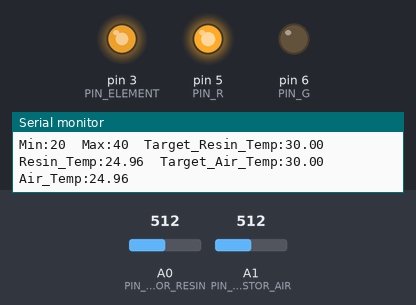
Recording of a sketch running on a simulated Arduino Uno, built with avr-gcc and run on an emulated ATmega328P. Shown: output pins drawn as LEDs (lit = HIGH), the last lines printed to the serial monitor. Inputs (shaded band) come from the test bench; at power-on: A0 (PIN_THERMISTOR_RESIN) = 512, A1 (PIN_THERMISTOR_AIR) = 512.

Above: at 2.0 s.
2.1 s: A0 (PIN_THERMISTOR_RESIN) set to 472
4.2 s: A0 (PIN_THERMISTOR_RESIN) set to 450
At 5.7 s:
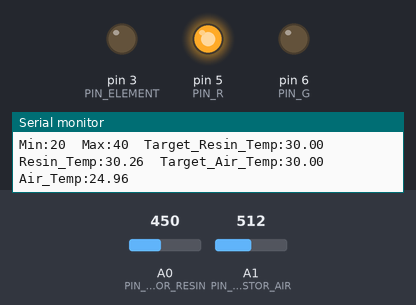
6.3 s: A1 (PIN_THERMISTOR_AIR) set to 469
8.4 s: A1 (PIN_THERMISTOR_AIR) set to 441
At 10.0 s:
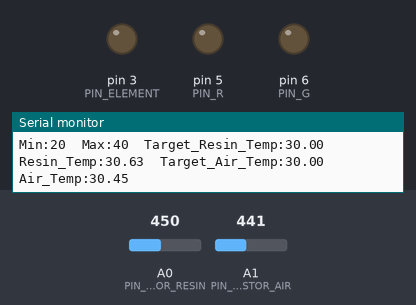
10.3 s: A0 (PIN_THERMISTOR_RESIN) set to 1010
At 11.7 s:
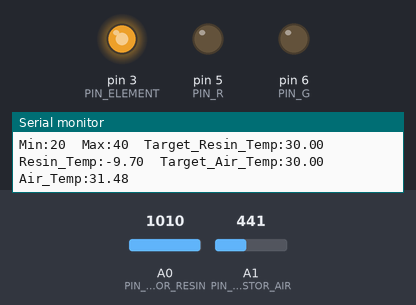
12.7 s: A0 (PIN_THERMISTOR_RESIN) set to 1023
At 14.5 s:
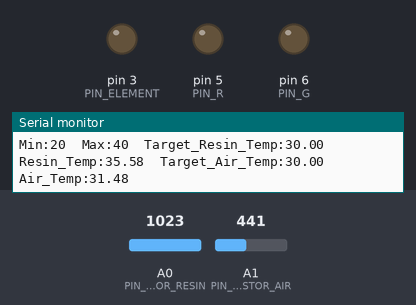
Timing chart, 0 to 16.0 s (numbered marks = the images above; inputs shaded):
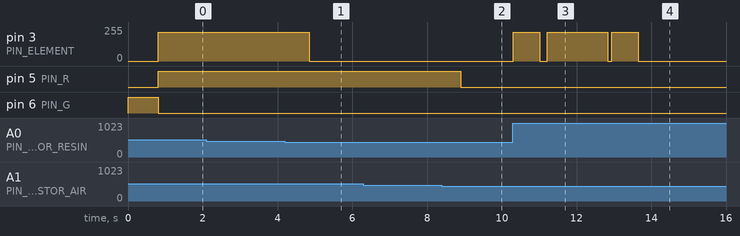

Measured:
- the behaviour switches between 457 and 456 on A0 (PIN_THERMISTOR_RESIN) (found by bisection; images 0 and 1)
- the behaviour switches between 457 and 456 on A1 (PIN_THERMISTOR_AIR) (found by bisection; images 1 and 2)
- after the input at 4.2 s, pin 3 (PIN_ELEMENT): 214/255 → 0/255 after 0.66 s
- after the input at 8.4 s, pin 5 (PIN_R): HIGH → LOW after 0.50 s
- after the input at 10.3 s, pin 3 (PIN_ELEMENT): 0/255 → 214/255 at once, → 0/255 0.71 s later, → 214/255 0.20 s later
- after the input at 12.7 s, pin 3 (PIN_ELEMENT): 214/255 → 0/255 after 0.14 s, → 214/255 0.10 s later, → 0/255 0.71 s later

The sketch:

resin_heater.ino
```cpp
/*--------------------------------------------------------------------------------------------------------------------------------------------------------*/
//Pin declarations
#define PIN_ELEMENT 3
#define PIN_R 5
#define PIN_G 6
#define PIN_THERMISTOR_RESIN A0
#define PIN_THERMISTOR_AIR A1

//Constants
#define BAUD_RATE 57600
#define BUFFER_SIZE 10
#define TEMPERATURE_LOOPUP_TABLE_SIZE 101

#define RESISTOR_RESIN 10000.0 //10kOhm
#define RESISTOR_AIR 10000.0 //10kOhm

#define TEMPERATURE_NOMINAL 25
#define THERMISTOR_NOMINAL 10000
#define THERMISTOR_B_COEFFICIENT 3950

#define PLOT_MINIMUM 20
#define PLOT_MAXIMUM 40

#define ELEMENT_RESISTANCE 5.5 //Measured the value in ohms
#define INPUT_VOLTAGE 12.0
#define MAX_AIR_TEMPERATURE 32.0

/*--------------------------------------------------------------------------------------------------------------------------------------------------------*/

int16_t temperatureLookupTable[TEMPERATURE_LOOPUP_TABLE_SIZE][2] = { //Temperature, Resistance
    {0, 31770},
    {1, 30250},
    {2, 28820},
    {3, 27450},
    {4, 26160},
    {5, 24940},
    {6, 23770},
    {7, 22670},
    {8, 21620},
    {9, 20630},
    {10, 19680},
    {11, 18780},
    {12, 17930},
    {13, 17120},
    {14, 16350},
    {15, 15620},
    {16, 14930},
    {17, 14260},
    {18, 13630},
    {19, 13040},
    {20, 12470},
    {21, 11920},
    {22, 11410},
    {23, 10910},
    {24, 10450},
    {25, 10000},
    {26, 9575},
    {27, 9170},
    {28, 8784},
    {29, 8416},
    {30, 8064},
    {31, 7730},
    {32, 7410},
    {33, 7106},
    {34, 6815},
    {35, 6538},
    {36, 6273},
    {37, 6020},
    {38, 5778},
    {39, 5548},
    {40, 5327},
    {41, 5117},
    {42, 4915},
    {43, 4723},
    {44, 4539},
    {45, 4363},
    {46, 4195},
    {47, 4034},
    {48, 3880},
    {49, 3733},
    {50, 3592},
    {51, 3457},
    {52, 3328},
    {53, 3204},
    {54, 3086},
    {55, 2972},
    {56, 2863},
    {57, 2759},
    {58, 2659},
    {59, 2564},
    {60, 2472},
    {61, 2384},
    {62, 2299},
    {63, 2218},
    {64, 2141},
    {65, 2066},
    {66, 1994},
    {67, 1926},
    {68, 1860},
    {69, 1796},
    {70, 1735},
    {71, 1677},
    {72, 1621},
    {73, 1567},
    {74, 1515},
    {75, 1465},
    {76, 1417},
    {77, 1371},
    {78, 1326},
    {79, 1284},
    {80, 1243},
    {81, 1203},
    {82, 1165},
    {83, 1128},
    {84, 1093},
    {85, 1059},
    {86, 1027},
    {87, 996},
    {88, 965},
    {89, 936},
    {90, 908},
    {91, 881},
    {92, 855},
    {93, 830},
    {94, 805},
    {95, 781},
    {96, 758},
    {97, 737},
    {98, 715},
    {99, 695},
    {100, 674}
};

/*--------------------------------------------------------------------------------------------------------------------------------------------------------*/
//Global scope variables
uint16_t resin_temp_buffer[BUFFER_SIZE];
uint16_t air_temp_buffer[BUFFER_SIZE];

uint16_t adc_thermistor_resin = 0;
uint16_t adc_thermistor_air = 0;

float resistance_thermistor_resin = 0;
float resistance_thermistor_air = 0;

float temp_lookup_thermistor_resin = 0;
float temp_lookup_thermistor_air = 0;

float temp_steinhart_thermistor_resin = 0;
float temp_steinhart_thermistor_air = 0;

float temp_target_resin = 30.0;
float temp_target_air = 30.0;
float maximum_power_limit = 22; //Max power in Watts

/*--------------------------------------------------------------------------------------------------------------------------------------------------------*/

float mapNumber(float x, float in_min, float in_max, float out_min, float out_max){//Remaps a number to a given range
    return (x - in_min) * (out_max - out_min) / (in_max - in_min) + out_min;
}

/*--------------------------------------------------------------------------------------------------------------------------------------------------------*/

void readADCs(void){ //Read 5 samples and average then store in a circular buffer
    static uint8_t index = 0;

    uint16_t adcResin = 0;
    uint16_t adcAir = 0;

    for(uint8_t i = 0; i < 5; i++){
        adcResin += analogRead(PIN_THERMISTOR_RESIN);
        adcAir += analogRead(PIN_THERMISTOR_AIR);
    }

    resin_temp_buffer[index] = adcResin / 5;
    air_temp_buffer[index] = adcAir / 5;

    index = (index + 1) % BUFFER_SIZE;
}

/*--------------------------------------------------------------------------------------------------------------------------------------------------------*/

uint16_t getADCAverageResin(void){
    uint16_t adcAvg = 0;

    for(uint8_t i = 0; i < BUFFER_SIZE; i++){
        adcAvg += resin_temp_buffer[i];
    }
    return adcAvg / BUFFER_SIZE;
}

/*--------------------------------------------------------------------------------------------------------------------------------------------------------*/

uint16_t getADCAverageAir(void){
    uint16_t adcAvg = 0;

    for(uint8_t i = 0; i < BUFFER_SIZE; i++){
        adcAvg += air_temp_buffer[i];
    }
    return adcAvg / BUFFER_SIZE;
}

/*--------------------------------------------------------------------------------------------------------------------------------------------------------*/

float adcToResistance(uint32_t adc){
    return (RESISTOR_RESIN * (float)adc)/ (1023.0 - constrain(adc, 0.0, 1022.0)); //Constrain to avoid dividing by zero. Should never reach a value of 1023 anyway
}

/*--------------------------------------------------------------------------------------------------------------------------------------------------------*/

float resistanceToTemperatureLookup(uint16_t res){
    float temp = 0;
    for(uint16_t i = 1; i < TEMPERATURE_LOOPUP_TABLE_SIZE; i++){
        if(temperatureLookupTable[i][1] <= res){
            temp = mapNumber(res, temperatureLookupTable[i][1], temperatureLookupTable[i - 1][1], temperatureLookupTable[i][0], temperatureLookupTable[i - 1][0]);
            break;
        }
    }
    return temp;
}

/*--------------------------------------------------------------------------------------------------------------------------------------------------------*/

float resistanceToTemperatureSteinheart(float res){
    float steinhart = log(res / THERMISTOR_NOMINAL); // ln(R/Ro)
    steinhart /= THERMISTOR_B_COEFFICIENT; // 1/B * ln(R/Ro)
    steinhart += 1.0 / (TEMPERATURE_NOMINAL + 273.15); // + (1/To)
    steinhart = 1.0 / steinhart; //Invert
    return steinhart - 273.15; //Kelvin to C
}

/*--------------------------------------------------------------------------------------------------------------------------------------------------------*/

void termistorCalcs(void){
    adc_thermistor_resin = getADCAverageResin();
    adc_thermistor_air = getADCAverageAir();

    resistance_thermistor_resin = adcToResistance(adc_thermistor_resin);
    resistance_thermistor_air = adcToResistance(adc_thermistor_air);

    temp_lookup_thermistor_resin = resistanceToTemperatureLookup(resistance_thermistor_resin);
    temp_lookup_thermistor_air = resistanceToTemperatureLookup(resistance_thermistor_air);

    temp_steinhart_thermistor_resin = resistanceToTemperatureSteinheart(resistance_thermistor_resin);
    temp_steinhart_thermistor_air = resistanceToTemperatureSteinheart(resistance_thermistor_air);
}

/*--------------------------------------------------------------------------------------------------------------------------------------------------------*/

void heatingElementOn(void){
    float maxPower = (INPUT_VOLTAGE * INPUT_VOLTAGE) / ELEMENT_RESISTANCE; //Max possible power given coil resistance and input voltage
    uint8_t duty = 255.0 * (maximum_power_limit / maxPower); //Duty scaled proportional to the power limit
    analogWrite(PIN_ELEMENT, duty);
}

/*--------------------------------------------------------------------------------------------------------------------------------------------------------*/

void heatingElementOff(void){
    analogWrite(PIN_ELEMENT, 0); //Off
}

/*--------------------------------------------------------------------------------------------------------------------------------------------------------*/

void printValues(void){
    Serial.println("\n-----------------------------------------------");
    Serial.println("Resin:");
    Serial.print("ADC: ");
    Serial.println(adc_thermistor_resin);
    Serial.print("Resistance: ");
    Serial.println(resistance_thermistor_resin);
    Serial.print("Temperature lookup: ");
    Serial.print(temp_lookup_thermistor_resin);
    Serial.println("°C");
    Serial.print("Temperature Steinhart: ");
    Serial.print(temp_steinhart_thermistor_resin);
    Serial.println("°C\n");

    Serial.println("Air:");
    Serial.print("ADC: ");
    Serial.println(adc_thermistor_air);
    Serial.print("Resistance: ");
    Serial.println(resistance_thermistor_air);
    Serial.print("Temperature lookup: ");
    Serial.print(temp_lookup_thermistor_air);
    Serial.println("°C");
    Serial.print("Temperature Steinhart: ");
    Serial.print(temp_steinhart_thermistor_air);
    Serial.println("°C\n");
}

/*--------------------------------------------------------------------------------------------------------------------------------------------------------*/

void printValuesPlotter(void){
    Serial.print("Min:");
    Serial.print(PLOT_MINIMUM); //Plot the min and max lines
    Serial.print("\t");
    Serial.print("Max:");
    Serial.print(PLOT_MAXIMUM);
    Serial.print("\t");

    Serial.print("Target_Resin_Temp:");
    Serial.print(temp_target_resin); //Target Resin Temp
    Serial.print("\t");
    Serial.print("Resin_Temp:");
    Serial.print(temp_lookup_thermistor_resin); //Measured Resin Temp
    Serial.print("\t");

    Serial.print("Target_Air_Temp:");
    Serial.print(temp_target_air); //Target Air Temp
    Serial.print("\t");
    Serial.print("Air_Temp:");
    Serial.println(temp_lookup_thermistor_air); //Measured Air Temp
}

/*--------------------------------------------------------------------------------------------------------------------------------------------------------*/

void setup(){
    Serial.begin(BAUD_RATE);
    // Serial.print("Setup. ");
    pinMode(PIN_THERMISTOR_RESIN, INPUT);
    pinMode(PIN_THERMISTOR_AIR, INPUT);

    pinMode(PIN_R, OUTPUT);
    pinMode(PIN_G, OUTPUT);
    pinMode(PIN_ELEMENT, OUTPUT);

    digitalWrite(PIN_R, LOW);
    digitalWrite(PIN_G, LOW);
    digitalWrite(PIN_ELEMENT, LOW);

    digitalWrite(PIN_G, HIGH);
    delay(300);
    for(uint8_t i = 0; i < BUFFER_SIZE; i++){ //Fill the potentiometer buffer with readings
        readADCs();
        delay(50);
    }
    // Serial.println("Complete");
    digitalWrite(PIN_G, LOW);
}

/*--------------------------------------------------------------------------------------------------------------------------------------------------------*/

void loop(){
    static uint32_t prevTime = 0;
    static uint32_t prevTime2 = 0;
    uint32_t msTime = millis();
    if(msTime - prevTime > 100){
        readADCs();
        termistorCalcs();
        // Serial.println(temp_lookup_thermistor_resin); //Measured Resin Temp
        // printValues();
        // printValuesPlotter();

        if(temp_lookup_thermistor_resin < temp_target_resin && (temp_lookup_thermistor_air < MAX_AIR_TEMPERATURE)){  //If air temp is too high turn off the heating
            heatingElementOn();
        }
        else{
            heatingElementOff();
        }

        if(temp_lookup_thermistor_air < temp_target_air){
            digitalWrite(PIN_R, HIGH);
        }
        else{
            digitalWrite(PIN_R, LOW);
        }

        prevTime = msTime;
    }

    if(msTime - prevTime2 > 1000){
        printValuesPlotter();
        prevTime2 = msTime;
    }
}

/*--------------------------------------------------------------------------------------------------------------------------------------------------------*/
```
